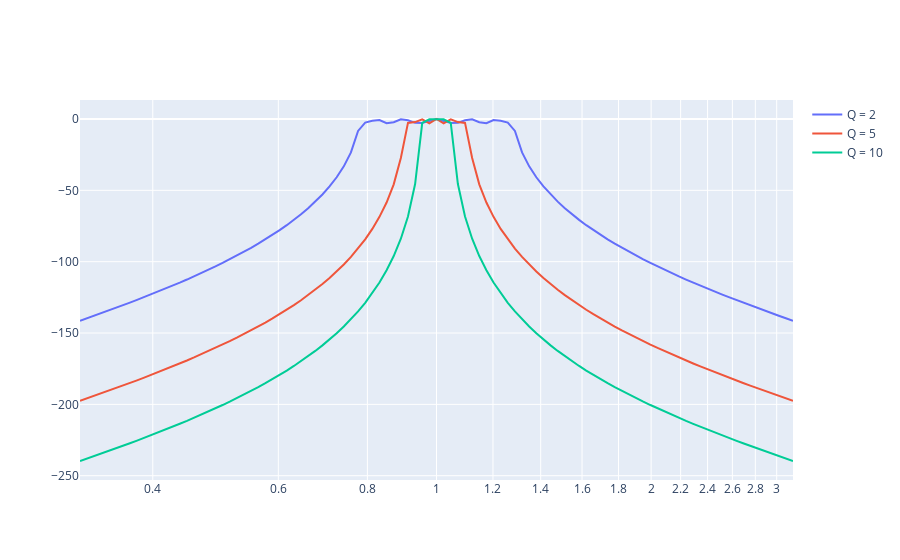

Notebook code for this chart:
### Code cell
freqs = np.logspace(-0.5, 0.5, 101)
zpk = sp.signal.cheb1ap(N = 7, rp = 10*np.log10(2))
w1, h1 = sp.signal.freqs_zpk(*sp.signal.lp2bp_zpk(*zpk, bw = 1/2), worN = freqs)
w2, h2 = sp.signal.freqs_zpk(*sp.signal.lp2bp_zpk(*zpk, bw = 1/5), worN = freqs)
w3, h3 = sp.signal.freqs_zpk(*sp.signal.lp2bp_zpk(*zpk, bw = 1/10), worN = freqs)
fig = go.Figure(
    [
        go.Scatter(x = w1, y = 20*np.log10(np.abs(h1)), name = "Q = 2"),
        go.Scatter(x = w2, y = 20*np.log10(np.abs(h2)), name = "Q = 5"),
        go.Scatter(x = w3, y = 20*np.log10(np.abs(h3)), name = "Q = 10")
    ]
)
fig.update_xaxes(type = "log")
fig.show()
